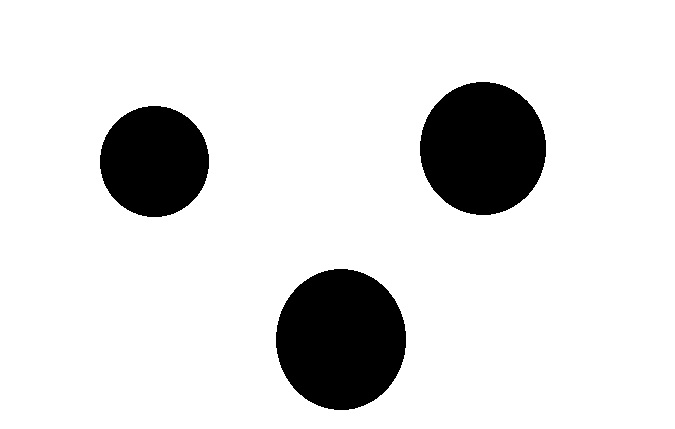
#> input picture img/et.jpg, 675 x 429 px
$ python etiquetar.py
#> lines starting #> are read from the running program, lines starting #| are printed output that depends on the picture; after the words box and inside, x2 and y2 are one past the last pixel; in counts of white or black regions, pixels touching at a corner belong together
### core/estadistica.py
# -*- coding: utf-8 -*-

import numpy as np


def rgb2gray(img):
    return np.dot(img[...,:3], [1, 1, 1])

def rgb2gray_uno(img):
    return np.dot(img[...,:3], [0.2125, 0.7154, 0.0721])

def rgb2gray_dos(img):
    return np.dot(img[...,:3], [0.5, 0.419, 0.081])

# [48 lines left out: functions histograma, media, varianza, mediana, moda, not called in this run]


### core/etiquetar.py
# -*- coding: utf-8 -*-

import numpy as np

# [20 lines left out: function conectividad, not called in this run]

def etiquetar(img):
    """Función que etiquea los elementos de una imagen.

    Los objetos deben ser de color blanco (intensidad uno (1))
    y el fondo negro (intensidad cero (0))

    img: imagen a etiquetar

    Devuelve una lista donde el primer elemento es la imagen etiquetada
    y el segundo, un conjunto con las etiquetas"""


    filas, columnas = img.shape

    etiquetas = set()
    etiqueta = 2
    encontrados = 0

    mascara = np.ones((3, 3), np.int_)

    new = img.copy()
    #new = np.zeros((filas, columnas))

    for fila in range(1, filas - 1):
        for columna in range(1, columnas - 1):
            # Si el píxel es distinto de cero, analiza los vecinos
            if new[fila, columna]:
                # Obtiene la vecindad de 3x3
                ventana = new[fila-1:fila+2, columna-1:columna+2]
    #            ventana = window * mascara
                elementos = set(ventana.ravel())

                maximo = max(elementos)
                if maximo == 1:

                    ventana[ventana > 0] = etiqueta
                    etiquetas.add(etiqueta)
                    etiqueta += 1
                    encontrados += 1
                elif maximo > 1:
                    elementos = elementos - {0, 1, maximo}
                    if len(elementos) >= 1:

                        encontrados -= len(elementos)
                        for vieja in elementos:
                            if vieja in etiquetas:
                                etiquetas.remove(vieja)
                            new[new == vieja] = maximo
                    else:
                        ventana[ventana > 0] = maximo
                        new[fila-1:fila+2, columna-1:columna+2] = ventana
    print(etiquetas)
    return new, etiquetas

def roi(img, etiqueta):
    """Función que extrae un elemento de una imagen etiquetada.

    img: imagen etiqeutada
    etiqueta: etiqueta del elemento a extraer

    Devuelve el elemento extraido"""

    filas, columnas = img.shape
    x1, y1 = None, None
    x2, y2 = None, None
    x3, y3 = None, None
    x4, y4 = None, None

    for fila in range(filas):
        act = img[fila,:]
        #print(act)
        if etiqueta in act:
            if x1 is None:
                x1 = fila
                y1 = 0
        else:
            if (x1 is not None):
                x2 = fila
                y2 = 0
                break

    for columna in range(columnas):
        act = img[:, columna]
        if etiqueta in act:
            if x3 is None:
                x3 = columna
            y3 = 0
        else:
            if x3 is not None:
                x4 = columna
                y4 = 0
                break

    roi = img[x1:x2, x3:x4].copy()

    fondo = (roi == 0)
    otros = (roi != etiqueta)

    change = np.logical_xor(fondo, otros)

    roi[change] = 0
    #print ((x1, y1), (x2, y2), (x3, y3), (x4, y4))
    return roi, ((x1, x2), (x3, x4))

def perimetro(img):
    """Calcula el perimetro de un objeto.

    img: objeto a calcular.

    Devuelve el perimetro del elemento
    """
    maximo = np.amax(img)
    if maximo > 1:
        img = img // np.amax(img)
    filas, columnas = img.shape
    new = np.zeros((filas + 2, columnas + 2))
    new[1:-1, 1:-1] = img
    #print(new)
    p = 0

    for fila in range(1, filas + 2):
        for columna in range(1, columnas + 2):
            if new[fila, columna]:
                window = new[fila-1:fila+2, columna-1:columna+2]
                if 0 < np.sum(window) - 1 < 8:
                    #print("(",fila, ",", columna, ")")
                    if conectividad(window) == 1:
                        p += 1
    return p

# [35 lines left out: functions area, circularidad, centroide, not called in this run]


if __name__ == "__main__":
    from scipy import ndimage
    from matplotlib import pyplot as plt
    import estadistica
    import math
    imagen = "../img/et.jpg"
    #imagen = "p.jpg"
    img = ndimage.imread(imagen)
#> img is the input picture: shape (429, 675, 3); min 0, max 255, mean 222.4
    img = estadistica.rgb2gray(img)
#> in rgb2gray, `return np.dot(img[...,:3], [1, 1, 1])`:
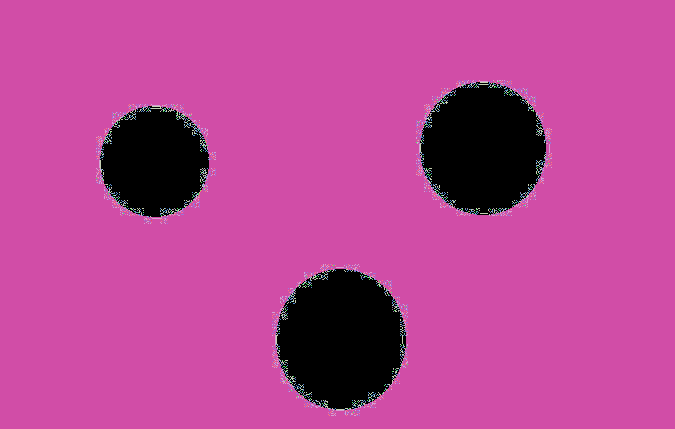
#> returned value: shape (429, 675) int64; 19 distinct labels, from 0 to 765; one colour per label, 0 black
    #print(img.shape)
    img[img<=50] = 0
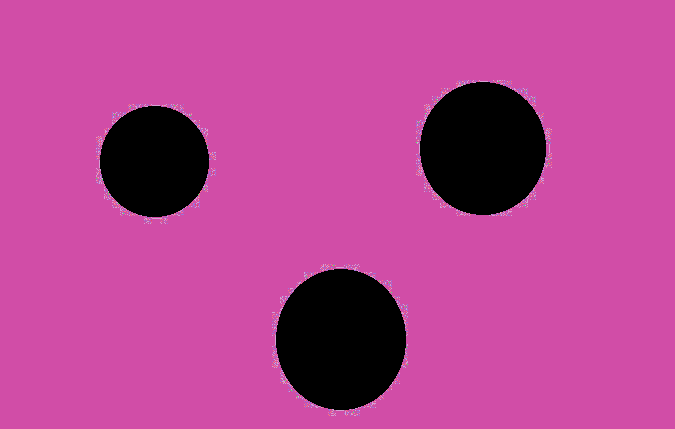
#> img: shape (429, 675) int64; 10 distinct labels, from 0 to 765; one colour per label, 0 black
    img[img>50] = 1
#> img: shape (429, 675) int64; values 0 (black) and 1 (white), 87.2% white; 3 black regions, box (x1, y1, x2, y2) and area: (276, 269, 406, 410) 14385, (420, 82, 546, 215) 13145, (100, 106, 209, 217) 9496
    img = 1 - img
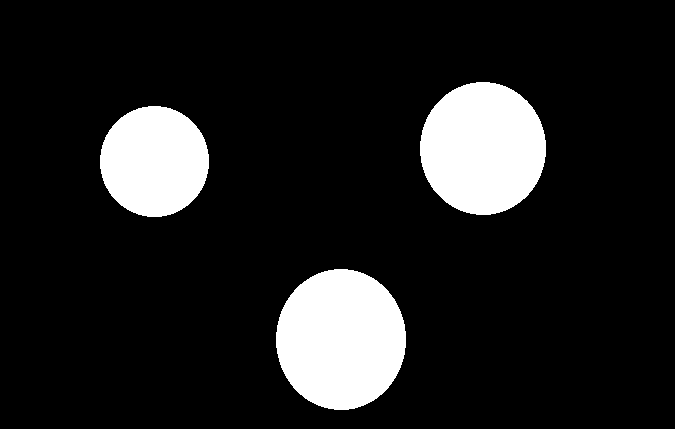
#> img: shape (429, 675) int64; values 0 (black) and 1 (white), 12.8% white; 3 white regions, box (x1, y1, x2, y2) and area: (276, 269, 406, 410) 14385, (420, 82, 546, 215) 13145, (100, 106, 209, 217) 9496


    #print(perimetro(np.ones((10, 10))))

    #plt.imshow(img)
    #plt.show()

    new, etiquetas = etiquetar(img)
#> after the loop in etiquetar, `for fila in range(1, filas - 1):`:
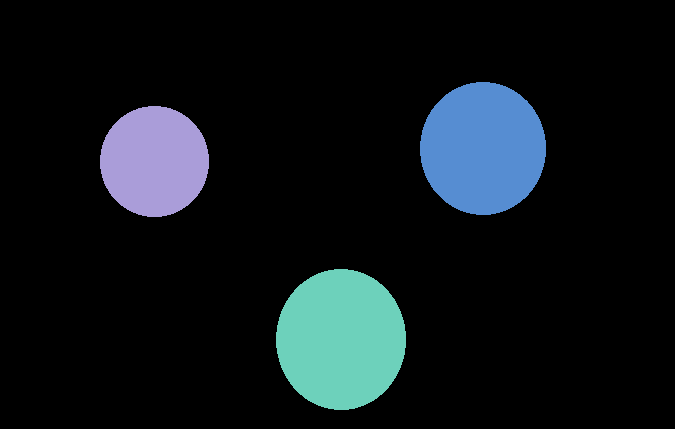
#> new: shape (429, 675) int64; 4 distinct labels, from 0 to 15; one colour per label, 0 black
#> after the loop in etiquetar, `for fila in range(1, filas - 1):`: encontrados = 3; etiqueta = 16; etiquetas = 3 items
#| {6, 10, 15}
#> etiquetas = 3 items
    #plt.imshow(new)
    #plt.show()

    for item in etiquetas:
        print(item)
        new_roi = roi(new, item)
        #print(perimetro(new_roi))
#> (the run stopped early here; a loop or call above may not have finished)

$ run again, with core/p.jpg copied over img/et.jpg
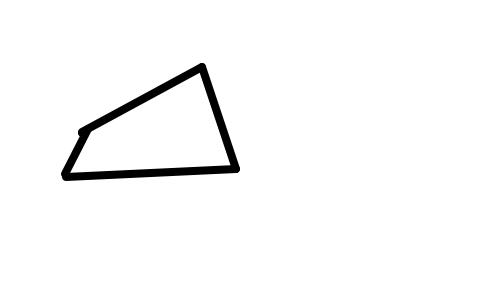
#> input picture core/p.jpg, 498 x 288 px
#> img is the input picture: shape (288, 498, 3); min 0, max 255, mean 248.4
#> `img[img<=50] = 0`:
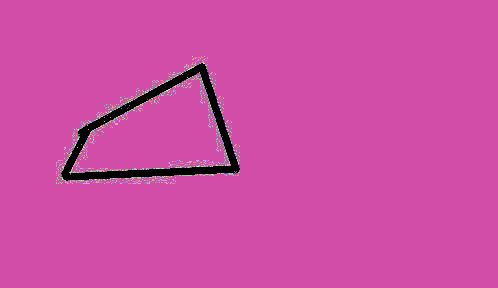
#> img: shape (288, 498) int64; 230 distinct labels, from 0 to 765; one colour per label, 0 black
#> after the loop in etiquetar, `for fila in range(1, filas - 1):`: encontrados = 1; etiqueta = 12; etiquetas = 1 item
#| {11}

$ run again, with img/etiquetar.jpg copied over img/et.jpg
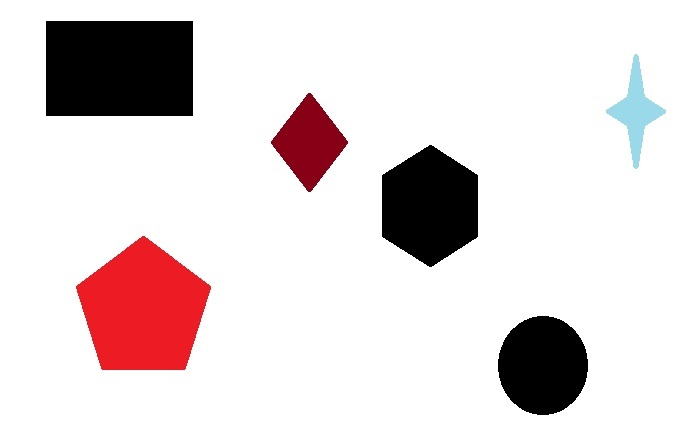
#> input picture img/etiquetar.jpg, 675 x 429 px
#> img is the input picture: shape (429, 675, 3); mean R, G, B 225.3, 215, 215.7
#> `img[img<=50] = 0`:
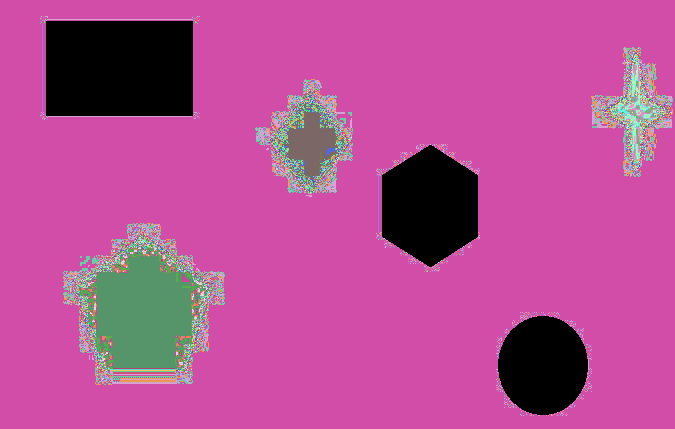
#> img: shape (429, 675) int64; 282 distinct labels, from 0 to 765; one colour per label, 0 black
#> after the loop in etiquetar, `for fila in range(1, filas - 1):`:
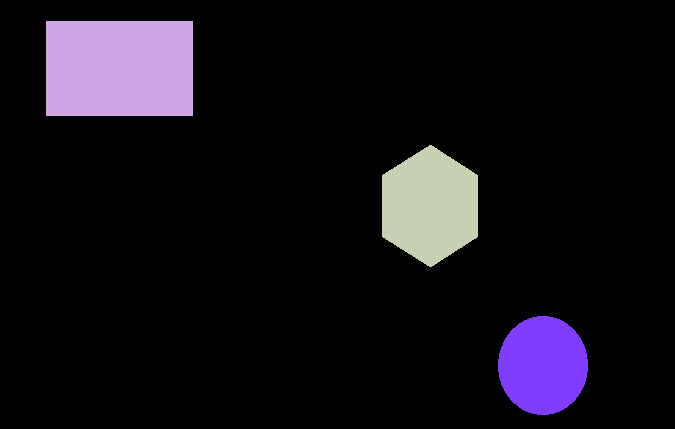
#> new: shape (429, 675) int64; 4 distinct labels, from 0 to 7; one colour per label, 0 black
#> after the loop in etiquetar, `for fila in range(1, filas - 1):`: encontrados = 3; etiqueta = 8; etiquetas = 3 items
#| {2, 3, 7}
